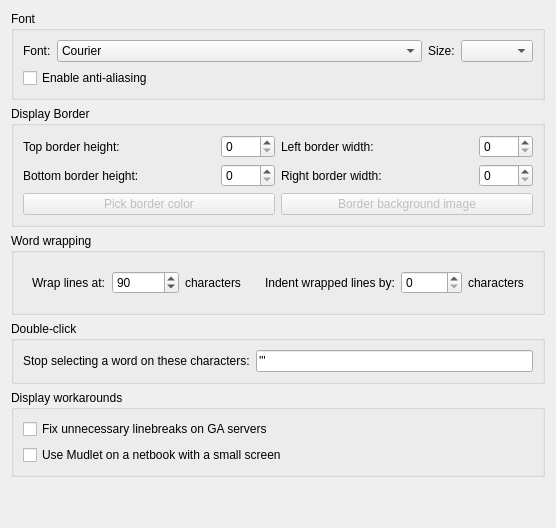
     <widget class="QWidget" name="tab">
      <property name="sizePolicy">
       <sizepolicy hsizetype="Expanding" vsizetype="Expanding">
        <horstretch>0</horstretch>
        <verstretch>0</verstretch>
       </sizepolicy>
      </property>
      <attribute name="title">
       <string>Main display</string>
      </attribute>
      <layout class="QGridLayout" name="gridLayout_17">
       <item row="1" column="0">
        <widget class="QGroupBox" name="groupBox_9">
         <property name="sizePolicy">
          <sizepolicy hsizetype="Expanding" vsizetype="Expanding">
           <horstretch>0</horstretch>
           <verstretch>0</verstretch>
          </sizepolicy>
         </property>
         <property name="title">
          <string>Display Border</string>
         </property>
         <layout class="QGridLayout" name="gridLayout">
          <item row="0" column="0">
           <widget class="QLabel" name="label_26">
            <property name="sizePolicy">
             <sizepolicy hsizetype="Expanding" vsizetype="Preferred">
              <horstretch>0</horstretch>
              <verstretch>0</verstretch>
             </sizepolicy>
            </property>
            <property name="maximumSize">
             <size>
              <width>200</width>
              <height>16777215</height>
             </size>
            </property>
            <property name="text">
             <string>Top border height:</string>
            </property>
           </widget>
          </item>
          <item row="0" column="1">
           <widget class="QSpinBox" name="topBorderHeight">
            <property name="sizePolicy">
             <sizepolicy hsizetype="Preferred" vsizetype="Preferred">
              <horstretch>0</horstretch>
              <verstretch>0</verstretch>
             </sizepolicy>
            </property>
            <property name="minimum">
             <number>0</number>
            </property>
            <property name="maximum">
             <number>2000</number>
            </property>
            <property name="value">
             <number>0</number>
            </property>
           </widget>
          </item>
          <item row="0" column="2">
           <widget class="QLabel" name="label_29">
            <property name="sizePolicy">
             <sizepolicy hsizetype="Expanding" vsizetype="Preferred">
              <horstretch>0</horstretch>
              <verstretch>0</verstretch>
             </sizepolicy>
            </property>
            <property name="maximumSize">
             <size>
              <width>200</width>
              <height>16777215</height>
             </size>
            </property>
            <property name="text">
             <string>Left border width:</string>
            </property>
           </widget>
          </item>
          <item row="0" column="3">
           <widget class="QSpinBox" name="leftBorderWidth">
            <property name="sizePolicy">
             <sizepolicy hsizetype="Preferred" vsizetype="Preferred">
              <horstretch>0</horstretch>
              <verstretch>0</verstretch>
             </sizepolicy>
            </property>
            <property name="minimum">
             <number>0</number>
            </property>
            <property name="maximum">
             <number>2000</number>
            </property>
            <property name="value">
             <number>0</number>
            </property>
           </widget>
          </item>
          <item row="1" column="0">
           <widget class="QLabel" name="label_27">
            <property name="sizePolicy">
             <sizepolicy hsizetype="Expanding" vsizetype="Preferred">
              <horstretch>0</horstretch>
              <verstretch>0</verstretch>
             </sizepolicy>
            </property>
            <property name="maximumSize">
             <size>
              <width>200</width>
              <height>16777215</height>
             </size>
            </property>
            <property name="text">
             <string>Bottom border height:</string>
            </property>
           </widget>
          </item>
          <item row="1" column="1">
           <widget class="QSpinBox" name="bottomBorderHeight">
            <property name="sizePolicy">
             <sizepolicy hsizetype="Preferred" vsizetype="Preferred">
              <horstretch>0</horstretch>
              <verstretch>0</verstretch>
             </sizepolicy>
            </property>
            <property name="minimum">
             <number>0</number>
            </property>
            <property name="maximum">
             <number>2000</number>
            </property>
            <property name="value">
             <number>0</number>
            </property>
           </widget>
          </item>
          <item row="1" column="2">
           <widget class="QLabel" name="label_28">
            <property name="sizePolicy">
             <sizepolicy hsizetype="Expanding" vsizetype="Preferred">
              <horstretch>0</horstretch>
              <verstretch>0</verstretch>
             </sizepolicy>
            </property>
            <property name="maximumSize">
             <size>
              <width>200</width>
              <height>16777215</height>
             </size>
            </property>
            <property name="text">
             <string>Right border width:</string>
            </property>
           </widget>
          </item>
          <item row="1" column="3">
           <widget class="QSpinBox" name="rightBorderWidth">
            <property name="sizePolicy">
             <sizepolicy hsizetype="Preferred" vsizetype="Preferred">
              <horstretch>0</horstretch>
              <verstretch>0</verstretch>
             </sizepolicy>
            </property>
            <property name="minimum">
             <number>0</number>
            </property>
            <property name="maximum">
             <number>2000</number>
            </property>
            <property name="value">
             <number>0</number>
            </property>
           </widget>
          </item>
          <item row="2" column="0" colspan="2">
           <widget class="QPushButton" name="pushButtonBorderColor">
            <property name="enabled">
             <bool>false</bool>
            </property>
            <property name="text">
             <string>Pick border color</string>
            </property>
           </widget>
          </item>
          <item row="2" column="2" colspan="2">
           <widget class="QPushButton" name="pushButtonBorderImage">
            <property name="enabled">
             <bool>false</bool>
            </property>
            <property name="text">
             <string>Border background image</string>
            </property>
           </widget>
          </item>
         </layout>
        </widget>
       </item>
       <item row="2" column="0">
        <widget class="QGroupBox" name="groupBox_10">
         <property name="sizePolicy">
          <sizepolicy hsizetype="Expanding" vsizetype="Expanding">
           <horstretch>0</horstretch>
           <verstretch>0</verstretch>
          </sizepolicy>
         </property>
         <property name="layoutDirection">
          <enum>Qt::LeftToRight</enum>
         </property>
         <property name="title">
          <string>Word wrapping</string>
         </property>
         <layout class="QHBoxLayout" name="horizontalLayout_2">
          <item>
           <widget class="QFrame" name="frame">
            <property name="frameShape">
             <enum>QFrame::NoFrame</enum>
            </property>
            <layout class="QHBoxLayout" name="horizontalLayout_3">
             <item>
              <widget class="QLabel" name="label_20">
               <property name="sizePolicy">
                <sizepolicy hsizetype="Preferred" vsizetype="Preferred">
                 <horstretch>0</horstretch>
                 <verstretch>0</verstretch>
                </sizepolicy>
               </property>
               <property name="maximumSize">
                <size>
                 <width>200</width>
                 <height>16777215</height>
                </size>
               </property>
               <property name="text">
                <string>Wrap lines at:</string>
               </property>
              </widget>
             </item>
             <item>
              <widget class="QSpinBox" name="wrap_at_spinBox">
               <property name="minimum">
                <number>1</number>
               </property>
               <property name="maximum">
                <number>999999</number>
               </property>
               <property name="value">
                <number>90</number>
               </property>
              </widget>
             </item>
             <item>
              <widget class="QLabel" name="label_23">
               <property name="text">
                <string>characters</string>
               </property>
              </widget>
             </item>
            </layout>
           </widget>
          </item>
          <item>
           <widget class="QFrame" name="frame_2">
            <property name="frameShape">
             <enum>QFrame::NoFrame</enum>
            </property>
            <layout class="QHBoxLayout" name="horizontalLayout_5">
             <item>
              <widget class="QLabel" name="label_24">
               <property name="sizePolicy">
                <sizepolicy hsizetype="Preferred" vsizetype="Preferred">
                 <horstretch>0</horstretch>
                 <verstretch>0</verstretch>
                </sizepolicy>
               </property>
               <property name="maximumSize">
                <size>
                 <width>200</width>
                 <height>16777215</height>
                </size>
               </property>
               <property name="text">
                <string>Indent wrapped lines by:</string>
               </property>
              </widget>
             </item>
             <item>
              <widget class="QSpinBox" name="indent_wrapped_spinBox">
               <property name="minimum">
                <number>0</number>
               </property>
               <property name="maximum">
                <number>99999</number>
               </property>
               <property name="value">
                <number>0</number>
               </property>
              </widget>
             </item>
             <item>
              <widget class="QLabel" name="label_25">
               <property name="text">
                <string>characters</string>
               </property>
              </widget>
             </item>
            </layout>
           </widget>
          </item>
         </layout>
        </widget>
       </item>
       <item row="4" column="0">
        <widget class="QGroupBox" name="groupBox_8">
         <property name="title">
          <string>Display workarounds</string>
         </property>
         <layout class="QVBoxLayout" name="verticalLayout_2">
          <item>
           <widget class="QCheckBox" name="checkBox_USE_IRE_DRIVER_BUGFIX">
            <property name="toolTip">
             <string>Some MUDs (notably all IRE ones) suffer from a bug where they don't properly
communicate with the client on where a newline should be. Enable this to fix text
from getting appended to the previous prompt line</string>
            </property>
            <property name="text">
             <string>Fix unnecessary linebreaks on GA servers</string>
            </property>
           </widget>
          </item>
          <item>
           <widget class="QCheckBox" name="checkBox_USE_SMALL_SCREEN">
            <property name="toolTip">
             <string>Select this option for better compatability if you are using a netbook, 
or some other computer model that has a small screen.</string>
            </property>
            <property name="text">
             <string>Use Mudlet on a netbook with a small screen</string>
            </property>
           </widget>
          </item>
         </layout>
        </widget>
       </item>
       <item row="5" column="0">
        <spacer name="verticalSpacer">
         <property name="orientation">
          <enum>Qt::Vertical</enum>
         </property>
         <property name="sizeHint" stdset="0">
          <size>
           <width>20</width>
           <height>40</height>
          </size>
         </property>
        </spacer>
       </item>
       <item row="0" column="0">
        <widget class="QGroupBox" name="groupBox_6">
         <property name="sizePolicy">
          <sizepolicy hsizetype="Expanding" vsizetype="Expanding">
           <horstretch>0</horstretch>
           <verstretch>0</verstretch>
          </sizepolicy>
         </property>
         <property name="title">
          <string>Font</string>
         </property>
         <layout class="QGridLayout" name="gridLayout_9">
          <item row="0" column="0">
           <widget class="QLabel" name="label_30">
            <property name="text">
             <string>Font:</string>
            </property>
           </widget>
          </item>
          <item row="0" column="1">
           <widget class="QFontComboBox" name="fontComboBox">
            <property name="sizePolicy">
             <sizepolicy hsizetype="Expanding" vsizetype="Fixed">
              <horstretch>0</horstretch>
              <verstretch>0</verstretch>
             </sizepolicy>
            </property>
            <property name="editable">
             <bool>false</bool>
            </property>
            <property name="fontFilters">
             <set>QFontComboBox::MonospacedFonts</set>
            </property>
           </widget>
          </item>
          <item row="0" column="2">
           <widget class="QLabel" name="label_35">
            <property name="text">
             <string>Size:</string>
            </property>
           </widget>
          </item>
          <item row="0" column="3">
           <widget class="QComboBox" name="fontSize"/>
          </item>
          <item row="1" column="0" colspan="2">
           <widget class="QCheckBox" name="mNoAntiAlias">
            <property name="toolTip">
             <string>Use anti aliasing on fonts. Smoothes fonts if you have a high screen resolution and you can use larger fonts. Note that on low resolutions and small font sizes, the font gets blurry. </string>
            </property>
            <property name="text">
             <string>Enable anti-aliasing</string>
            </property>
           </widget>
          </item>
         </layout>
        </widget>
       </item>
       <item row="3" column="0">
        <widget class="QGroupBox" name="doubleclick_groupbox">
         <property name="title">
          <string>Double-click</string>
         </property>
         <layout class="QHBoxLayout" name="horizontalLayout_6">
          <item>
           <widget class="QLabel" name="doubleclick_ignore_label">
            <property name="text">
             <string>Stop selecting a word on these characters:</string>
            </property>
           </widget>
          </item>
          <item>
           <widget class="QLineEdit" name="doubleclick_ignore_lineedit">
            <property name="toolTip">
             <string>&lt;html&gt;&lt;head/&gt;&lt;body&gt;&lt;p&gt;Enter the characters you'd like double-clicking to stop selecting text on here. If you don't enter any, double-clicking on a word will only stop at a space, and will include characters like a double or a single quote. For example, double-clicking on the word &lt;span style=&quot; font-style:italic;&quot;&gt;Hello&lt;/span&gt; in the following will select &lt;span style=&quot; font-style:italic;&quot;&gt;&amp;quot;&lt;/span&gt;&lt;span style=&quot; font-style:italic;&quot;&gt;Hello!&amp;quot;&lt;/span&gt;&lt;/p&gt;&lt;p&gt;You say, &lt;span style=&quot; font-weight:600;&quot;&gt;&amp;quot;Hello!&amp;quot;&lt;/span&gt;&lt;/p&gt;&lt;p&gt;If you set the characters in the field to &lt;span style=&quot; font-weight:600;&quot;&gt;'&amp;quot;! &lt;/span&gt;which will mean it should stop selecting on ' &lt;span style=&quot; font-style:italic;&quot;&gt;or&lt;/span&gt; &amp;quot; &lt;span style=&quot; font-style:italic;&quot;&gt;or&lt;/span&gt; ! then double-clicking on &lt;span style=&quot; font-style:italic;&quot;&gt;Hello&lt;/span&gt; will just select &lt;span style=&quot; font-style:italic;&quot;&gt;Hello&lt;/span&gt;&lt;/p&gt;&lt;p&gt;You say, &amp;quot;&lt;span style=&quot; font-weight:600;&quot;&gt;Hello&lt;/span&gt;!&amp;quot;&lt;/p&gt;&lt;/body&gt;&lt;/html&gt;</string>
            </property>
            <property name="text">
             <string>'&quot;</string>
            </property>
            <property name="placeholderText">
             <string>&lt;characters to ignore in selection, for example ' or &quot;&gt;</string>
            </property>
           </widget>
          </item>
         </layout>
        </widget>
       </item>
      </layout>
     </widget>
